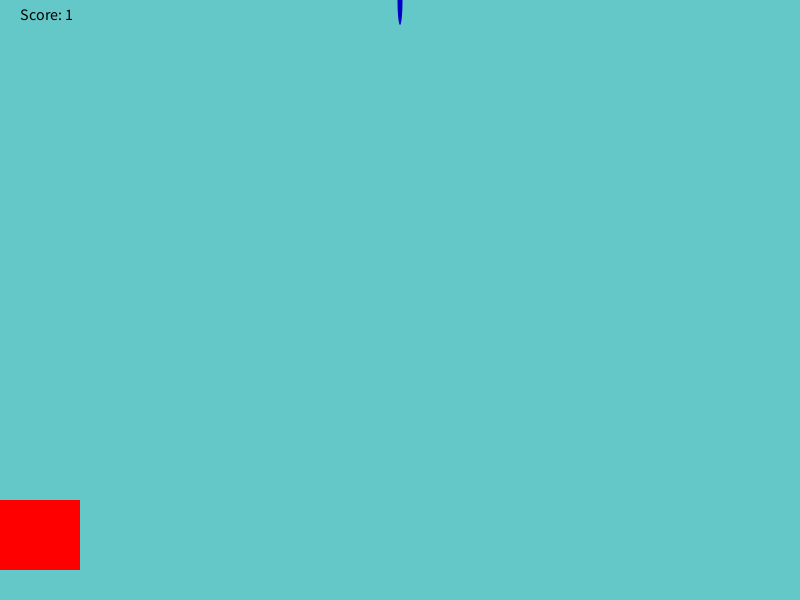
Frame 1 (no input)
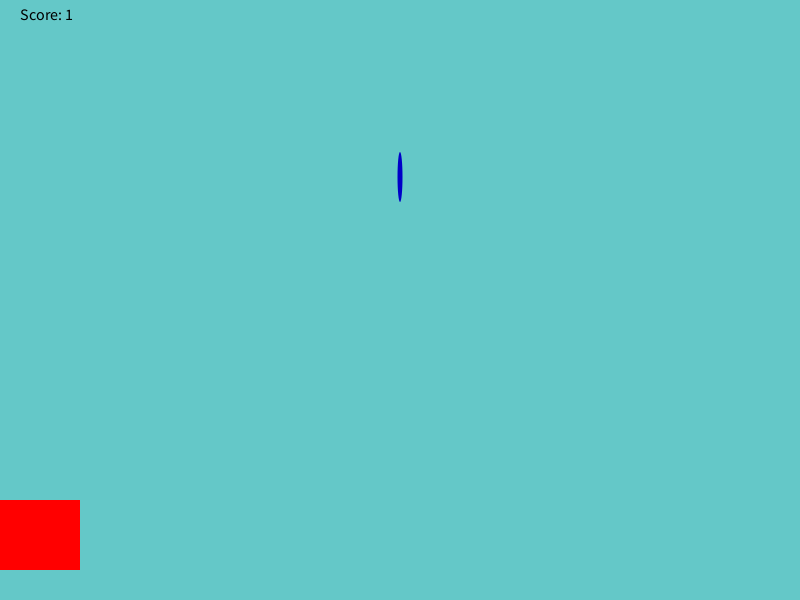
Frame 60 (the mouse pressed at the canvas centre just before this capture)
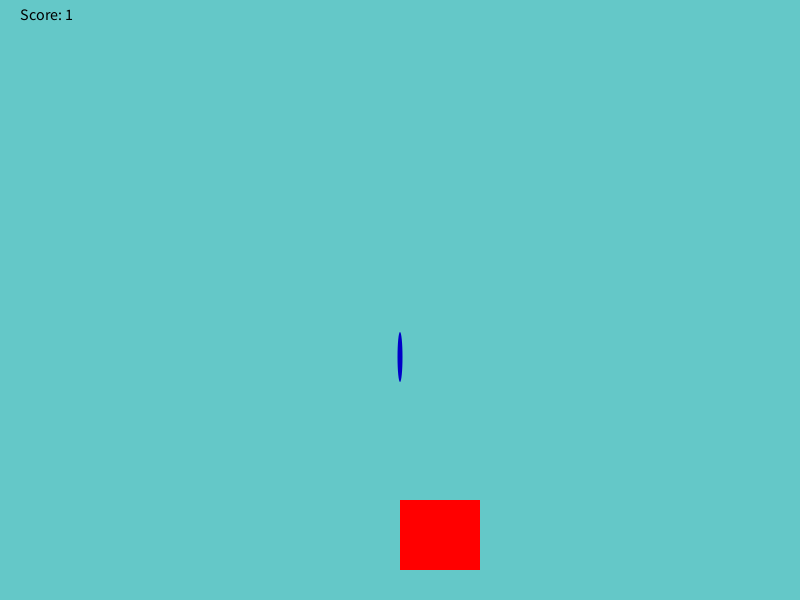
Frame 120 (the mouse held since frame 60 and released just before this capture)

The Processing sketch that drew these frames (run headless with seeded random() and noise(); from frame 60 on, the mouse is pressed at the canvas centre):

// Processing sketch: Rain_Game
// ── Rain_Game.pde
int score = 1;
int randomNumber = 400;
int rainY = 0;
void setup(){
 size(800, 600); 
}

void draw(){
  background(100, 200, 200);
  fill(0, 0, 200);
  noStroke();
  ellipse(randomNumber, rainY, 5, 50);
  fill(255, 0, 0);
   rect (mouseX, 500, 80, 70);
  rainY += 3;
   if (rainY > 600) {
   rainY = 0; 
   randomNumber = (int) random(800);
  }
  checkCatch();
   fill(0, 0, 0);
    textSize(16);
    text("Score: " + score, 20, 20);
}

void checkCatch(){
         if (randomNumber > mouseX && randomNumber < mouseX + 80 && rainY >= 500 && rainY <= 580){
            score++;
            rainY = 0;
         } else if (rainY >= 600) { 
            score--;
        println("Your score is now: " + score);
         }
         }
    
